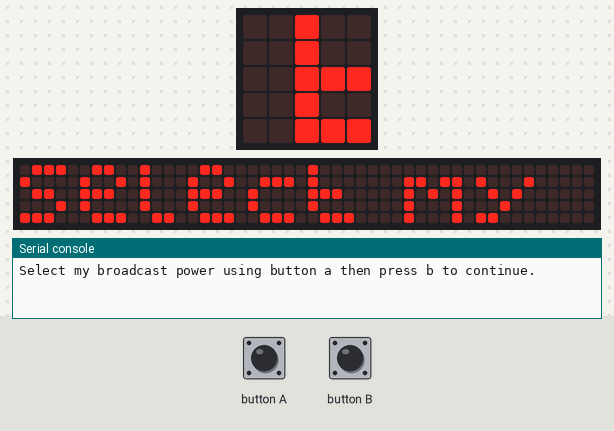
Bench run of a program on a simulated BBC micro:bit running MicroPython. Parts: the board's 5×5 LED display, a strip that is not on the board, showing the scrolling text unrolled, the last lines printed to the serial console. Inputs (shaded band) come from the test bench. Random numbers come from a fixed seed; the 48×5 strip is a reading aid, not a part: it shows the text the display is scrolling, unrolled, one strip-width of it at a time.

Above: at 5.0 s.
5.1 s: button A pressed for 0.15 s
At 6.3 s:
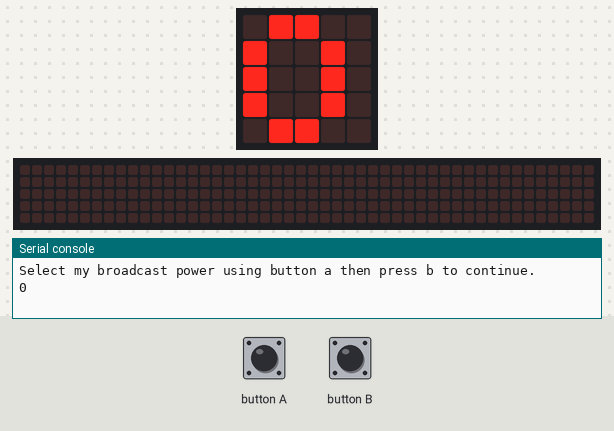
6.7 s: button B pressed for 0.15 s
At 6.75 s:
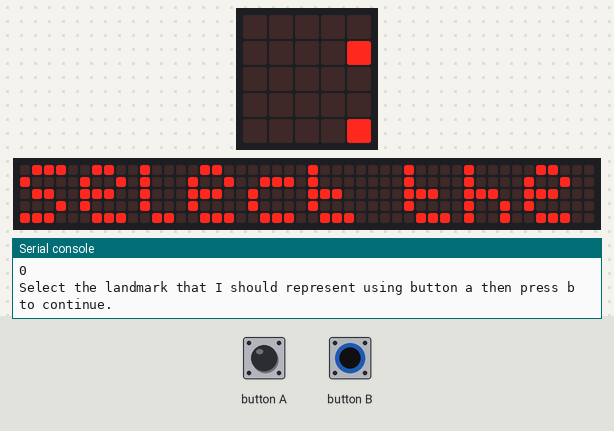
7.4 s: button A pressed for 1 s
At 8.3 s:
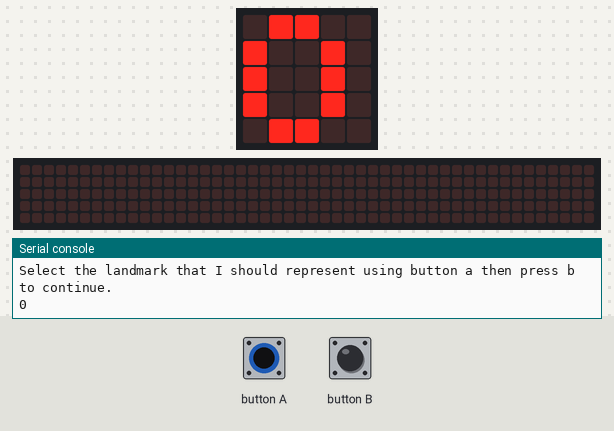
9.9 s: button B pressed for 1 s
At 9.95 s:
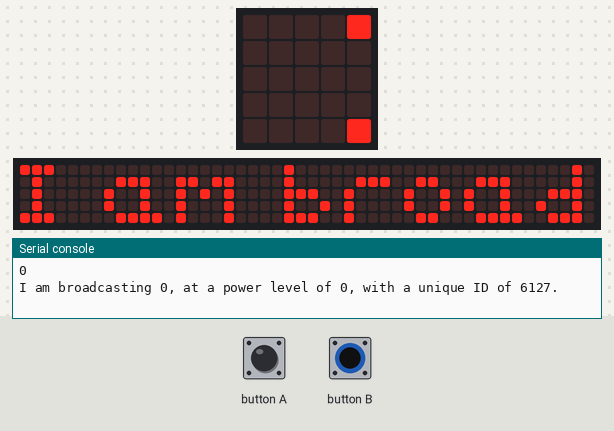

The program:

sender.py
```python
#Import all the modules we need
from microbit import *
import radio
import random

timeBetweenBroadcasts=100 #How long to wait (in MS) between broadcasts. Decreasing this number will make the system more responsive at the expense of battery life
numberOfLandmarks=6 #How many different landmarks does the root contain?

#Choose the the power level to broadcast at
def selectBroadcastPower():
 i=0
 print(i)
 while True:
  display.show(str(i), wait=False)
  if button_b.was_pressed(): return i
  if button_a.was_pressed():
   i+=1
   if i > 7: i=0 #8 (0-7) different levels of broadcast power to choose from
   print(i)

#Choose what landmark this micro:bit should represent
def selectLandmark():
 i=0
 print(i)
 while True:
  display.show(str(i), delay=100, wait=False)
  if button_b.was_pressed(): return i
  if button_a.was_pressed():
   i+=1
   if i > numberOfLandmarks-1: i=0
   print(i)

#The method that is responsible for actually broadcasting the packet
def startBroadcasting(broadcastPower, landmarkID):
 #Create an id that will uniquely represent this micro:bit amongst the network of other micro:bits that make up the root
 random.seed(running_time())
 uniqueID=str(random.randint(4999,9999)) #Was previously 1000,9999 but weird issue where it was bias towards 1000 todo does this still happen?
 stringToSend=str(uniqueID)+":"+str(landmarkID)
 messageToPrint="I am broadcasting "+str(landmarkID)+", at a power level of "+str(broadcastPower)+", with a unique ID of "+str(uniqueID)+"."
 print(messageToPrint)
 display.scroll(messageToPrint, delay=100, wait=True)
 sleep(1000)
 radio.on()
 radio.config(power=broadcastPower, length=32)
 while True:
  radio.send(stringToSend)
  sleep(timeBetweenBroadcasts)

message="Select my broadcast power using button a then press b to continue."
display.scroll(message, delay=100, wait=False)
print(message)
while True:
 if button_a.was_pressed():
  broadcastPower=selectBroadcastPower()
  break
message="Select the landmark that I should represent using button a then press b to continue."
display.scroll(message, delay=100, wait=False)
print(message)
while True:
 if button_a.was_pressed():
  landmarkID=selectLandmark()
  break

startBroadcasting(broadcastPower, landmarkID)
```

Measured:
- after the input at 6.7 s, the display: changes at once (image 2)
- after the input at 9.9 s, the display: changes at once (image 4)
